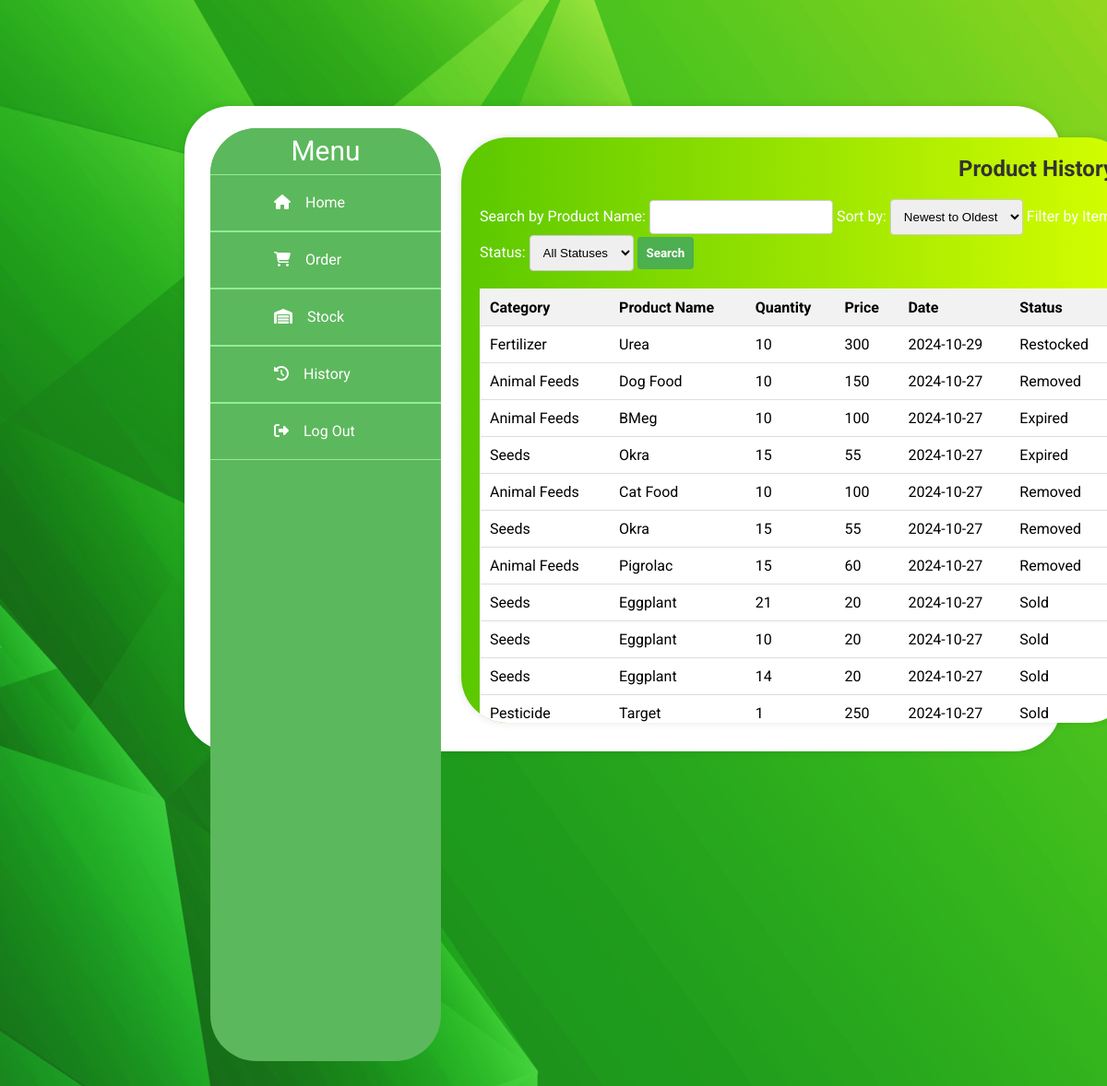
/History.php (signed in), run on the app's committed database.
### tables this page shows
CREATE TABLE `orders` (
  `OrderID` int(11) NOT NULL,
  `Name` varchar(200) NOT NULL,
  `Category` varchar(100) NOT NULL,
  `Quantity` int(11) NOT NULL,
  `Price` int(11) NOT NULL,
  `OrderDate` date NOT NULL,
  `ItemStatus` varchar(100) NOT NULL
);

### History.php (the view, shortened to what this page needs)
<?php
$servername = "localhost";
$username = "root";
$password = "";
$dbname = "app";
$conn = new mysqli($servername, $username, $password, $dbname);
$sql_history = "SELECT * FROM orders";
$order_by = "OrderDate DESC";
$sql_history .= " ORDER BY $order_by";
$history_result = $conn->query($sql_history);
?>
<!DOCTYPE html>
<html>
<head>
    <link rel="stylesheet" href="history.css">
</head>
<body>
<?php include 'sidebar.php'; ?>
<div class="container1">
<div class="container">
<h2>Product History</h2><br>
<form method="GET" action="">
    <label class="label1">Search by Product Name:</label>
    <input type="text" name="search_name" >
    <label>Sort by:</label>
    <select name="sort_option">
        <option value="date_desc">Newest to Oldest</option>
    </select>
     <label>Filter by Item Status:</label>
            <select name="item_status">
                <option value="">All Statuses</option>
            </select>
    <input type="submit" value="Search">
</form>
<br>
<div class="tablewrap">
<table>
    <tr>
        <th>Category</th>
        <th>Product Name</th>
        <th>Quantity</th>
        <th>Price</th>
        <th>Date</th>
        <th>Status</th>
    </tr>
    <?php if ($history_result->num_rows > 0) {
        while ($row = $history_result->fetch_assoc()) { ?>
            <tr>
                <td><?php echo $row['Category']; ?></td>
                <td><?php echo $row['Name']; ?></td>
                <td><?php echo $row['Quantity']; ?></td>
                <td><?php echo $row['Price']; ?></td>
                <td><?php echo $row['OrderDate']; ?></td>
                <td><?php echo $row['ItemStatus']; ?></td>
            </tr>
    <?php } } else { ?>
        <tr><td colspan="6">No items found in history.</td></tr>
    <?php } ?>
</table>
</div>
</div>
</div>
</body>
</html>

### sidebar.php (shortened to what this page needs)
<!DOCTYPE html>
<html lang="en" dir = "ltr">
<head>
    <link rel="stylesheet" href="sidebar.css">
</head>
<body class = "sidebarbody">
    <div class = "sidebar">
    <header class = "header">Menu</header>
    <ul>
        <li><a href = "dashboard.php"><i class="fa-solid fa-house"></i>Home</a></l1>
        <li><a href = "order.php"><i class="fa-solid fa-cart-shopping"></i></i>Order</a></l1>
        <li><a href = "search.php"><i class = "fas fa-warehouse"></i>Stock
        <li><a href = "History.php"><i class="fa-solid fa-clock-rotate-left"></i>History</a></l1>
        <li><a href = "logout.php"><i class="fa-solid fa-right-from-bracket"></i>Log Out</a></l1>
    </ul>
    </div>
</body>
</html>

### history.css (style rules this page uses)
* { margin: 0; padding: 0; list-style: none; text-decoration: none; }
body { font-family: 'Roboto', sans-serif; background: #f8f9fa; margin: 0; padding-left: 250px; background-image: url('green background.jpg'); }
.container1 { width: 100%; max-width: 1500px; height: 700px; margin: auto; padding: 20px; background: white; box-shadow: 0 0 10px rgba(0, 0, 0, 0.1); box-sizing: border-box; border-radius: 50px; margin-top: 115px; margin-left:-50px; }
.container { width: 80%; max-width: 1200px; min-height: 550px; height: 635px; margin-left: 280px; padding: 20px; background: white; box-shadow: 0 0 10px rgba(0, 0, 0, 0.1); box-sizing: border-box; border-radius: 50px; margin-top: 14px; margin-left:280px; overflow: hidden; background: rgb(2,0,36); background: linear-gradient(90deg, rgba(2,0,36,1) 0%, rgba(91,200,0,1) 0%, rgba(215,255,0,1) 100%); }
.sidebar { position: fixed; left: 230px; width: 250px; height: 60%; background: #5cb85c; border-radius: 50px 50px 50px 50px; margin-top: 24px; }
.tablewrap { width: 100%; max-height: 470px; overflow-y: auto; overflow-x: hidden; border: 1px solid }
table { width: 100%; border-collapse: collapse; margin-bottom: 20px; background-color: #ffffff; border: none; font-family: 'Roboto', sans-serif; box-sizing: border-box; }
th, td { padding: 10px; text-align: left; border-bottom: 1px solid #ddd; color: black; border: none; box-sizing: border-box; }
tr { border-bottom: 1px solid #ddd; }
th { background-color: #f2f2f2; color:black; top: 0; z-index: 1; position: sticky; }
input[type="text"], select { flex: 1; padding: 10px; border: 1px solid #ccc; border-radius: 4px; }
input[type="submit"] { width: auto; padding: 10px; background-color: #4CAF50; color: white; border: none; border-radius: 4px; cursor: pointer; font-weight: bold; font-family: 'Roboto', sans-serif; }
h2, h3 { color: #333; text-align: right; }
a { color: #4CAF50; text-decoration: none; }
.label1 { color:white; font-family: 'Roboto', sans-serif; }
label { color:white; }

### sidebar.css (style rules this page uses)
* { margin: 0; padding: 0; list-style: none; text-decoration: none; border: none; }
.sidebarbody { font-family: 'Roboto', sans-serif; color:white; font-family: 'Roboto', sans-serif; }
* { margin: 0; padding: 0; list-style: none; text-decoration: none; }
.header { color:white; font-family: 'Roboto', sans-serif; }
.sidebar { position: fixed; left: 228px; width: 250px; height: 70%; background: #5cb85c; border-radius: 50px 50px 50px 50px; font-family: 'Roboto', sans-serif; }
.sidebar header { font-size:30px; text-align: center; line-height: 50px; background-color:#5cb85c; border-radius: 50px 50px 0 0; user-select: none; font-family: 'Roboto', sans-serif; }
.sidebar ul a { display: block; color: white; box-sizing: border-box; line-height: 60px; height: 60%; padding-left: 69px; border-top: 1px solid rgb(145, 236, 150); border-bottom: 1px solid rgb(145, 236, 150); transition: .4s; }
.sidebar ul a i { margin-right: 16px; }

### data on the page
orders: Category "Fertilizer", Name "Urea", Quantity "10", Price "300", OrderDate "2024-10-29", ItemStatus "Restocked"
orders: Category "Animal Feeds", Name "Dog Food", Quantity "10", Price "150", OrderDate "2024-10-27", ItemStatus "Removed"
orders: Category "Animal Feeds", Name "BMeg", Quantity "10", Price "100", OrderDate "2024-10-27", ItemStatus "Expired"
orders: Category "Seeds", Name "Okra", Quantity "15", Price "55", OrderDate "2024-10-27", ItemStatus "Expired"
orders: Category "Animal Feeds", Name "Cat Food", Quantity "10", Price "100", OrderDate "2024-10-27", ItemStatus "Removed"
orders: Category "Seeds", Name "Okra", Quantity "15", Price "55", OrderDate "2024-10-27", ItemStatus "Removed"
orders: Category "Animal Feeds", Name "Pigrolac", Quantity "15", Price "60", OrderDate "2024-10-27", ItemStatus "Removed"
orders: Category "Seeds", Name "Eggplant", Quantity "21", Price "20", OrderDate "2024-10-27", ItemStatus "Sold"
orders: Category "Seeds", Name "Eggplant", Quantity "10", Price "20", OrderDate "2024-10-27", ItemStatus "Sold"
orders: Category "Seeds", Name "Eggplant", Quantity "14", Price "20", OrderDate "2024-10-27", ItemStatus "Sold"
orders: Category "Pesticide", Name "Target", Quantity "1", Price "250", OrderDate "2024-10-27", ItemStatus "Sold"
